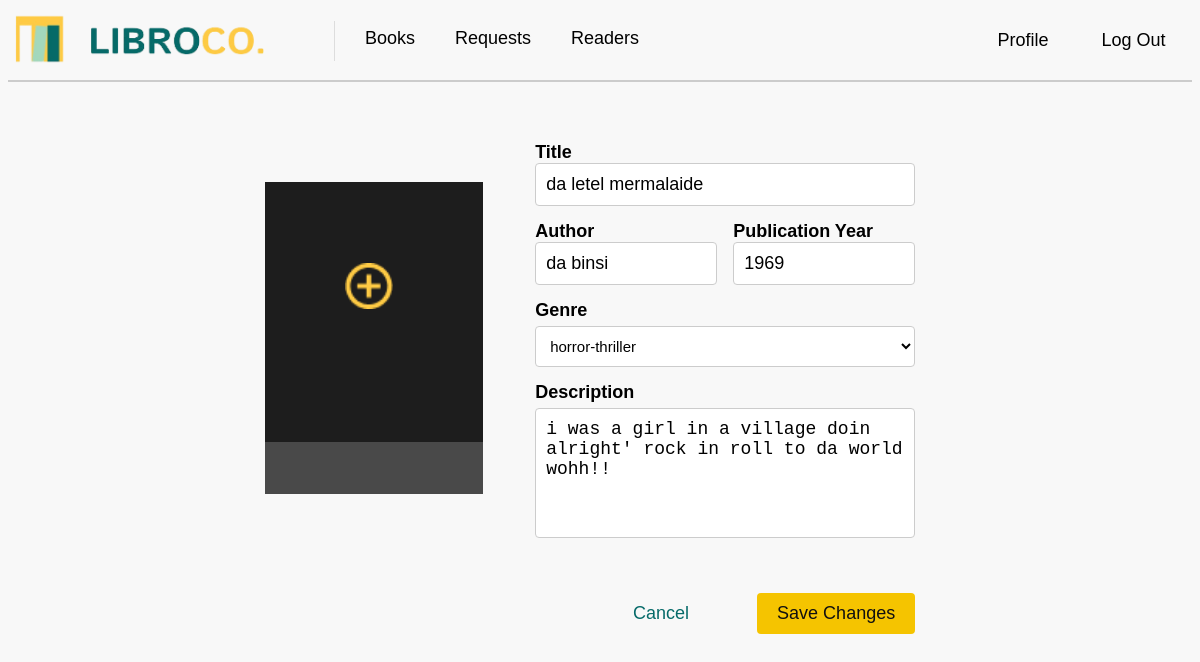
Page /book/edit/5 on the committed database.
### tables this page shows
CREATE TABLE "books" (
	"book_id"	INTEGER,
	"book_title"	VARCHAR(50) UNIQUE,
	"author"	VARCHAR(50),
	"publication_year"	INTEGER(5),
	"genre"	VARCHAR(20),
	"description"	VARCHAR(300),
	"image"	VARCHAR(100),
	PRIMARY KEY("book_id")
);

### app.py (the view, shortened to what this page needs)
@app.route('/book/edit/<int:book_id>', methods=['GET', 'POST'])
def edit_book(book_id):
    book = getprocess("SELECT * FROM books WHERE book_id = ?", (book_id,))
    if book:
        return render_template('edit_book.html', book=dict(book[0]))
    flash("Book not found")
    return redirect(url_for('books'))

### app.py (called while the page is built)
@app.before_request
def before_request():
    print("Session data:", session)

### dbhelper.py (called while the page is built)
def getprocess(sql: str, params: tuple = ()) -> list:
    try:
        db = connect(database, timeout=30, check_same_thread=False)  # Adding timeout and thread safety
        db.row_factory = Row  # Ensure that rows are returned as dictionaries
        cursor = db.cursor()
        cursor.execute(sql, params)
        data = cursor.fetchall()  # Fetch the data
        return data
    except Error as e:
        print(f"SQLite error: {e}")
        return []
    finally:
        db.close()  # Ensure the connection is closed

### templates/edit_book.html (shortened to what this page needs)
<!DOCTYPE html>
<html lang="en">
<head>
    <link rel="stylesheet" type="text/css" href="{{ url_for('static', filename='css/mainstyle.css') }}">
    <link rel="stylesheet" type="text/css" href="{{ url_for('static', filename='css/addbookStyles.css') }}">
</head>
<body>
    <nav>
        <a class="navbar-brand" href="books.html">
            <img src="{{ url_for('static', filename='images/logo.png') }}" class="logo" width="250" height="50" />
        </a>
        <div class="navbar-links">
            <a href="{{ url_for('books') }}" class="activee">Books</a>
            <a href="{{ url_for('requests') }}">Requests</a>
            <a href="{{ url_for('readers') }}">Readers</a>
        </div>
        <div class="navbar-rightt">
            <a href="{{ url_for('profile') }}">Profile</a>
            <a href="{{ url_for('login') }}">Log Out</a>
        </div>
    </nav>
    <div class="divider"></div>
    <div class="main_container">
        <div class="addbook_container">
            <div class="book_image">
                <div class="overlay_wrapper">
                    <label for="image_upload">
                        <div class="image_overlay">
                            <img src="{{ url_for('static', filename='images/upload_photo.png') }}" class="upload" />
                        </div>
                    </label>
                    <img id="image" src="{{ url_for('static', filename='images/blank_image.png') }}" alt="Book Image">
                </div>
            </div>
            <form class="addbook_form" action="{{ url_for('edit_book', book_id=book['book_id']) }}" method="POST" enctype="multipart/form-data">
                <div class="form-group">
                    <label for="book_title">Title</label>
                    <input type="text" id="book_title" name="book_title" value="{{ book['book_title'] }}" required>
                </div>
                <div class="side_by_side">
                    <div>
                        <label for="author">Author</label>
                        <input type="text" id="author" name="author" value="{{ book['author'] }}" required>
                    </div>
                    <div>
                        <label for="publication_year">Publication Year</label>
                        <input type="number" id="publication_year" name="publication_year" value="{{ book['publication_year'] }}">
                    </div>
                </div>
                <label for="genre">Genre</label>
                <select id="genre" name="genre">
                    <option value="{{ book['genre'] }}" selected>{{ book['genre'] }}</option>
                </select>
                <label for="description">Description</label>
                <textarea id="description" name="description" rows="4">{{ book['description'] }}</textarea>
                <div class="addbook_button_group">
                    <a href="{{ url_for('books', book_id=book['book_id']) }}" class="back_button">Cancel</a>
                    <button type="submit" class="save_button">Save Changes</button>
                </div>
            </form>
        </div>
    </div>
</body>
</html>

### static/css/mainstyle.css (style rules this page uses)
body { background: #f8f8f8; background-repeat: no-repeat; background-attachment: fixed; background-size: 100% 100%; font-family: 'Istok Web', sans-serif; }
.logo { margin: -9px; margin-right: 0; margin-left: -9px; margin-top: -9px; }
nav { display: flex; justify-content: flex-start; align-items: center; padding: 5px; background-color: #f8f8f8; font-size: 18px; }
.navbar-brand { display: flex; align-items: center; text-decoration: none; color: black; margin-right: 40px; }
.navbar-links { display: flex; margin-top: -1px; margin-left: 0%; gap: 20px; font-size: 18px; }
.navbar-rightt { display: flex; margin-left: auto; gap: 33px; padding-right: 11.5px; margin-top: 3px; font-size: 18px; }
nav a { text-decoration: none; color: black; padding: 10px; font-family: Arial, Helvetica, sans-serif; transition: background-color 0.3s ease; }
.divider { width: auto; height: 2px; background-color: #ccc; margin-top: 10px; margin-left: fixed; }

### static/css/addbookStyles.css (style rules this page uses)
.logo { margin-top: -9px; margin-right: 0; }
.form-group { margin-top: 40px; }
.navbar-links { display: flex; margin-left: 0%; gap: 20px; margin-top: -1px; }
.addbook_container { margin-top: 0; display: flex; justify-content: center; align-items: center; width: 60%; margin-left: auto; margin-right: auto; padding: 20px; gap: 2rem; box-sizing: border-box; }
.book_image { width: 290px; max-height: 700px; position: relative; overflow: hidden; display: flex; justify-content: center; align-items: center; }
.book_image img { width: 100%; height: 100%; object-fit: cover; display: block; }
.overlay_wrapper { position: relative; display: flex; justify-content: center; align-items: center; width: 100%; height: 100%; }
.image_overlay { position: absolute; width: 100%; height: 100%; background-color: rgba(0, 0, 0, 0.6); display: flex; justify-content: center; align-items: center; cursor: pointer; }
.upload { width: 3rem !important; height: 3rem !important; object-fit: contain; display: block; }
.image_overlay::before { color: white; font-size: 1.5rem; font-weight: bold; }
.addbook_form { display: flex; flex-direction: column; width: 100%; max-width: 400px; box-sizing: border-box; padding-right: 20px; margin-left: 20px; }
.addbook_form label { margin-bottom: 5px; font-size: 18px; text-align: left; width: 100%; font-weight: bold; }
.addbook_form input, .addbook_form textarea { width: 100%; padding: 10px; font-size: 18px; margin-bottom: 15px; border: 1px solid #ccc; border-radius: 4px; box-sizing: border-box; }
.addbook_form textarea { resize: none; height: 130px; }
.side_by_side { display: flex; justify-content: space-between; gap: 1rem; }
.side_by_side > div { flex: 1; min-width: 150px; }
.addbook_form select { width: 100%; padding: 10px; font-size: 15px; margin-bottom: 15px; border: 1px solid #ccc; border-radius: 4px; box-sizing: border-box; background-color: white; font-family: 'Istok Web', sans-serif; }
.addbook_button_group { margin-top: 40px; display: flex; justify-content: flex-end; width: 100%; gap: 3rem; }
.back_button, .save_button { padding: 10px 20px; font-size: 18px; border: none; border-radius: 4px; cursor: pointer; text-decoration: none; }
.back_button { background-color: transparent; color: #066A69; font-weight: normal; }
.save_button { background-color: #f5c400; color: #111010; font-weight: normal; }

### templates/edit_book.html (style rules this page uses)
.book_image { width: 290px; max-height: 700px; margin-bottom: 60px; position: relative; overflow: hidden; display: flex; justify-content: center; align-items: center; background-color: #f0f0f0; }
.book_image img { width: 100%; height: 100%; object-fit: contain; display: block; }
.overlay_wrapper { position: relative; display: flex; justify-content: center; align-items: center; width: 100%; height: 100%; }
.image_overlay { position: absolute; width: 100%; height: 100%; background-color: rgba(0, 0, 0, 0.6); display: flex; justify-content: center; align-items: center; margin-top: -208px; cursor: pointer; }
.upload { width: 3rem; height: 3rem; object-fit: contain; display: block; margin-right: 10px; }

### rows in the picture
books: book_title "da letel mermalaide", author "da binsi", publication_year "1969", genre "horror-thriller", description "i was a girl in a village doin alright' rock in roll to da world wohh!!"
